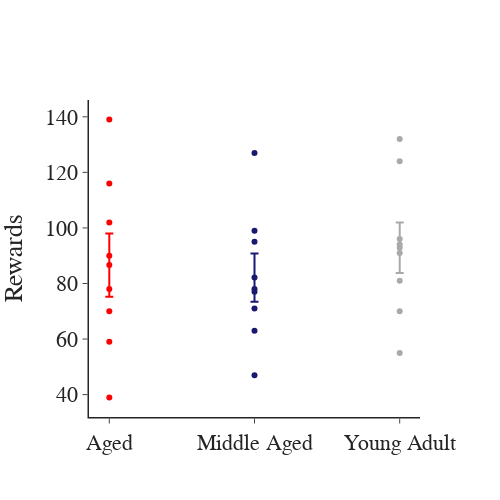

The notebook cell saved with this chart:
### Code cell
## Plot rewards for all groups
var = 'rewards'
avg_data = ct_df.groupby(['group'], as_index=False).agg({var: ['mean', 'sem']})
fig = pf.custom_graph_template(x_title='', y_title='Rewards')
for group in np.unique(avg_data['group']):
    gdata = avg_data[avg_data['group'] == group]
    fig.add_trace(go.Scatter(x=gdata['group'], y=gdata[var]['mean'], mode='markers', name=group, showlegend=False,
                            marker_color=group_colors_dict[group], error_y=dict(type='data', array=gdata[var]['sem'])))
for mouse in np.unique(ct_df['mouse']):
    mdata = ct_df[ct_df['mouse'] == mouse]
    group = mdata['group'].values[0]
    fig.add_trace(go.Scatter(x=mdata['group'], y=mdata[var], mode='markers', name=group, showlegend=False,
                             marker_color=group_colors_dict[group]))

fig.show()

### Figure 1 — Plotly figure (JSON) as saved in the notebook; plotly's stock layout.template omitted (floating-point values rounded to 4 significant figures)
{"data": [{"error_y": {"array": [11.37], "type": "data"}, "marker": {"color": "red"}, "mode": "markers", "name": "Aged", "showlegend": false, "type": "scatter", "x": ["Aged"], "y": [86.62]}, {"error_y": {"array": [8.692], "type": "data"}, "marker": {"color": "midnightblue"}, "mode": "markers", "name": "Middle Aged", "showlegend": false, "type": "scatter", "x": ["Middle Aged"], "y": [82.12]}, {"error_y": {"array": [9.076], "type": "data"}, "marker": {"color": "darkgrey"}, "mode": "markers", "name": "Young Adult", "showlegend": false, "type": "scatter", "x": ["Young Adult"], "y": [92.88]}, {"marker": {"color": "darkgrey"}, "mode": "markers", "name": "Young Adult", "showlegend": false, "type": "scatter", "x": ["Young Adult"], "y": [91]}, {"marker": {"color": "darkgrey"}, "mode": "markers", "name": "Young Adult", "showlegend": false, "type": "scatter", "x": ["Young Adult"], "y": [55]}, {"marker": {"color": "darkgrey"}, "mode": "markers", "name": "Young Adult", "showlegend": false, "type": "scatter", "x": ["Young Adult"], "y": [94]}, {"marker": {"color": "darkgrey"}, "mode": "markers", "name": "Young Adult", "showlegend": false, "type": "scatter", "x": ["Young Adult"], "y": [70]}, {"marker": {"color": "midnightblue"}, "mode": "markers", "name": "Middle Aged", "showlegend": false, "type": "scatter", "x": ["Middle Aged"], "y": [77]}, {"marker": {"color": "midnightblue"}, "mode": "markers", "name": "Middle Aged", "showlegend": false, "type": "scatter", "x": ["Middle Aged"], "y": [78]}, {"marker": {"color": "midnightblue"}, "mode": "markers", "name": "Middle Aged", "showlegend": false, "type": "scatter", "x": ["Middle Aged"], "y": [95]}, {"marker": {"color": "midnightblue"}, "mode": "markers", "name": "Middle Aged", "showlegend": false, "type": "scatter", "x": ["Middle Aged"], "y": [47]}, {"marker": {"color": "red"}, "mode": "markers", "name": "Aged", "showlegend": false, "type": "scatter", "x": ["Aged"], "y": [139]}, {"marker": {"color": "red"}, "mode": "markers", "name": "Aged", "showlegend": false, "type": "scatter", "x": ["Aged"], "y": [90]}, {"marker": {"color": "red"}, "mode": "markers", "name": "Aged", "showlegend": false, "type": "scatter", "x": ["Aged"], "y": [78]}, {"marker": {"color": "red"}, "mode": "markers", "name": "Aged", "showlegend": false, "type": "scatter", "x": ["Aged"], "y": [39]}, {"marker": {"color": "darkgrey"}, "mode": "markers", "name": "Young Adult", "showlegend": false, "type": "scatter", "x": ["Young Adult"], "y": [132]}, {"marker": {"color": "darkgrey"}, "mode": "markers", "name": "Young Adult", "showlegend": false, "type": "scatter", "x": ["Young Adult"], "y": [124]}, {"marker": {"color": "darkgrey"}, "mode": "markers", "name": "Young Adult", "showlegend": false, "type": "scatter", "x": ["Young Adult"], "y": [81]}, {"marker": {"color": "darkgrey"}, "mode": "markers", "name": "Young Adult", "showlegend": false, "type": "scatter", "x": ["Young Adult"], "y": [96]}, {"marker": {"color": "midnightblue"}, "mode": "markers", "name": "Middle Aged", "showlegend": false, "type": "scatter", "x": ["Middle Aged"], "y": [127]}, {"marker": {"color": "midnightblue"}, "mode": "markers", "name": "Middle Aged", "showlegend": false, "type": "scatter", "x": ["Middle Aged"], "y": [63]}, {"marker": {"color": "midnightblue"}, "mode": "markers", "name": "Middle Aged", "showlegend": false, "type": "scatter", "x": ["Middle Aged"], "y": [99]}, {"marker": {"color": "midnightblue"}, "mode": "markers", "name": "Middle Aged", "showlegend": false, "type": "scatter", "x": ["Middle Aged"], "y": [71]}, {"marker": {"color": "red"}, "mode": "markers", "name": "Aged", "showlegend": false, "type": "scatter", "x": ["Aged"], "y": [59]}, {"marker": {"color": "red"}, "mode": "markers", "name": "Aged", "showlegend": false, "type": "scatter", "x": ["Aged"], "y": [70]}, {"marker": {"color": "red"}, "mode": "markers", "name": "Aged", "showlegend": false, "type": "scatter", "x": ["Aged"], "y": [102]}, {"marker": {"color": "red"}, "mode": "markers", "name": "Aged", "showlegend": false, "type": "scatter", "x": ["Aged"], "y": [116]}], "layout": {"font": {"family": "Arial", "size": 22}, "height": 500, "title": {"x": 0.5, "xanchor": "center", "y": 0.9, "yanchor": "top"}, "width": 500, "xaxis": {"anchor": "y", "domain": [0, 1], "linewidth": 1.5, "title": {"text": ""}}, "yaxis": {"anchor": "x", "domain": [0, 1], "linewidth": 1.5, "title": {"text": "Rewards"}}}}
